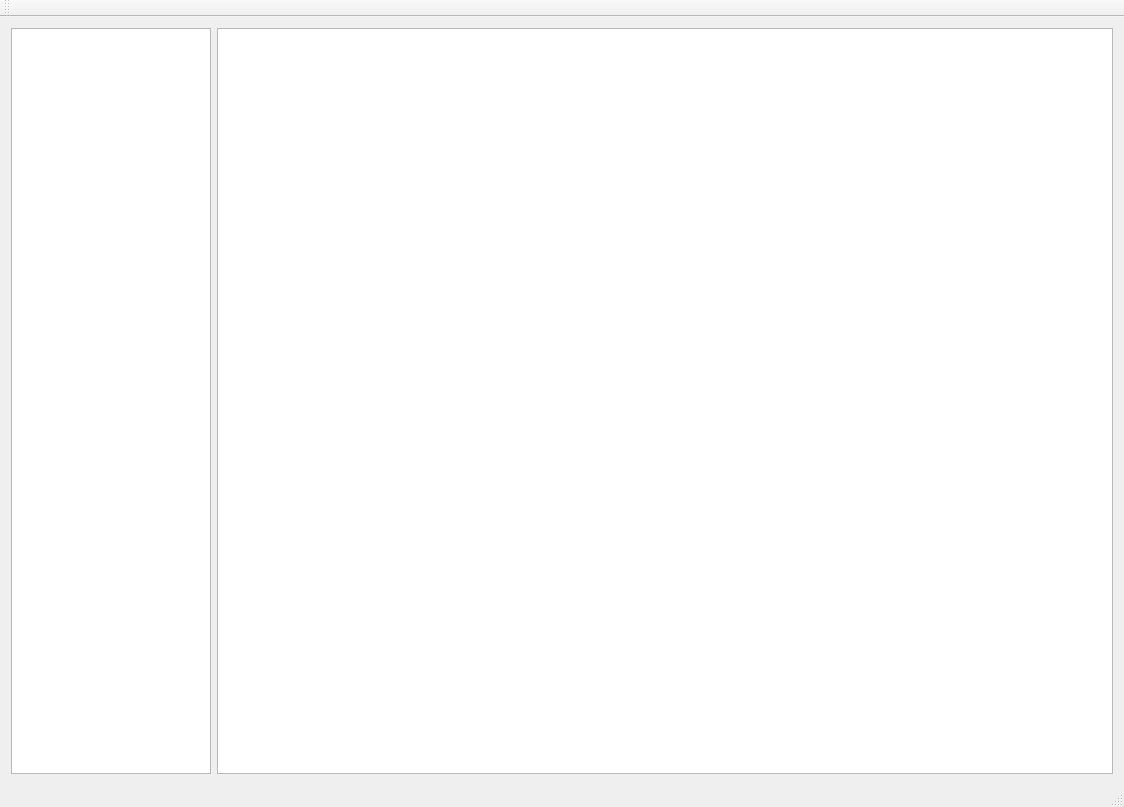
<?xml version="1.0" encoding="UTF-8"?>
<ui version="4.0">
 <class>MainWindow</class>
 <widget class="QMainWindow" name="MainWindow">
  <property name="windowModality">
   <enum>Qt::ApplicationModal</enum>
  </property>
  <property name="geometry">
   <rect>
    <x>0</x>
    <y>0</y>
    <width>1124</width>
    <height>807</height>
   </rect>
  </property>
  <property name="sizePolicy">
   <sizepolicy hsizetype="Minimum" vsizetype="Minimum">
    <horstretch>0</horstretch>
    <verstretch>0</verstretch>
   </sizepolicy>
  </property>
  <property name="windowTitle">
   <string>PuzzleSolver</string>
  </property>
  <widget class="QWidget" name="centralWidget">
   <layout class="QHBoxLayout" name="horizontalLayout">
    <item>
     <widget class="QTSolutionsList" name="solutions">
      <property name="maximumSize">
       <size>
        <width>200</width>
        <height>16777215</height>
       </size>
      </property>
     </widget>
    </item>
    <item>
     <widget class="QTPuzzleView" name="GLView">
      <property name="sizePolicy">
       <sizepolicy hsizetype="Expanding" vsizetype="Expanding">
        <horstretch>0</horstretch>
        <verstretch>0</verstretch>
       </sizepolicy>
      </property>
      <property name="whatsThis">
       <string/>
      </property>
     </widget>
    </item>
   </layout>
  </widget>
  <widget class="QMenuBar" name="menuBar">
   <property name="geometry">
    <rect>
     <x>0</x>
     <y>0</y>
     <width>1124</width>
     <height>20</height>
    </rect>
   </property>
  </widget>
  <widget class="QToolBar" name="mainToolBar">
   <attribute name="toolBarArea">
    <enum>TopToolBarArea</enum>
   </attribute>
   <attribute name="toolBarBreak">
    <bool>false</bool>
   </attribute>
  </widget>
  <widget class="QStatusBar" name="statusBar"/>
 </widget>
 <layoutdefault spacing="6" margin="11"/>
 <customwidgets>
  <customwidget>
   <class>QTPuzzleView</class>
   <extends>QGraphicsView</extends>
   <header>qtpuzzleview.h</header>
  </customwidget>
  <customwidget>
   <class>QTSolutionsList</class>
   <extends>QListWidget</extends>
   <header>qtsolutionslist.h</header>
  </customwidget>
 </customwidgets>
 <resources/>
 <connections/>
</ui>
